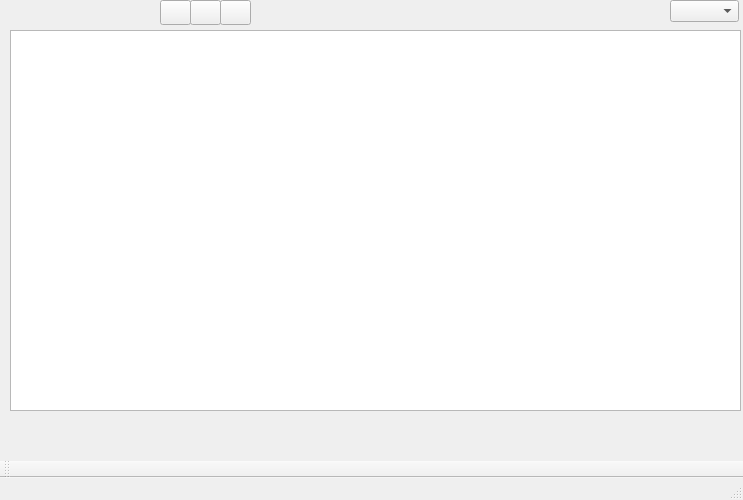
<?xml version="1.0" encoding="UTF-8"?>
<ui version="4.0">
 <class>MainWindow</class>
 <widget class="QMainWindow" name="MainWindow">
  <property name="geometry">
   <rect>
    <x>0</x>
    <y>0</y>
    <width>743</width>
    <height>500</height>
   </rect>
  </property>
  <property name="windowTitle">
   <string>MainWindow</string>
  </property>
  <widget class="QWidget" name="centralWidget">
   <widget class="QTextEdit" name="textEdit">
    <property name="geometry">
     <rect>
      <x>10</x>
      <y>30</y>
      <width>731</width>
      <height>381</height>
     </rect>
    </property>
   </widget>
   <widget class="QComboBox" name="comboBox">
    <property name="geometry">
     <rect>
      <x>670</x>
      <y>0</y>
      <width>69</width>
      <height>22</height>
     </rect>
    </property>
   </widget>
   <widget class="QPushButton" name="lal">
    <property name="geometry">
     <rect>
      <x>160</x>
      <y>0</y>
      <width>31</width>
      <height>25</height>
     </rect>
    </property>
    <property name="text">
     <string/>
    </property>
   </widget>
   <widget class="QPushButton" name="ceal">
    <property name="geometry">
     <rect>
      <x>190</x>
      <y>0</y>
      <width>31</width>
      <height>25</height>
     </rect>
    </property>
    <property name="text">
     <string/>
    </property>
   </widget>
   <widget class="QPushButton" name="ral">
    <property name="geometry">
     <rect>
      <x>220</x>
      <y>0</y>
      <width>31</width>
      <height>25</height>
     </rect>
    </property>
    <property name="text">
     <string/>
    </property>
   </widget>
  </widget>
  <widget class="QMenuBar" name="menuBar">
   <property name="geometry">
    <rect>
     <x>0</x>
     <y>0</y>
     <width>743</width>
     <height>22</height>
    </rect>
   </property>
  </widget>
  <widget class="QToolBar" name="mainToolBar">
   <attribute name="toolBarArea">
    <enum>BottomToolBarArea</enum>
   </attribute>
   <attribute name="toolBarBreak">
    <bool>false</bool>
   </attribute>
  </widget>
  <widget class="QStatusBar" name="statusBar"/>
 </widget>
 <layoutdefault spacing="6" margin="11"/>
 <resources/>
 <connections/>
</ui>
